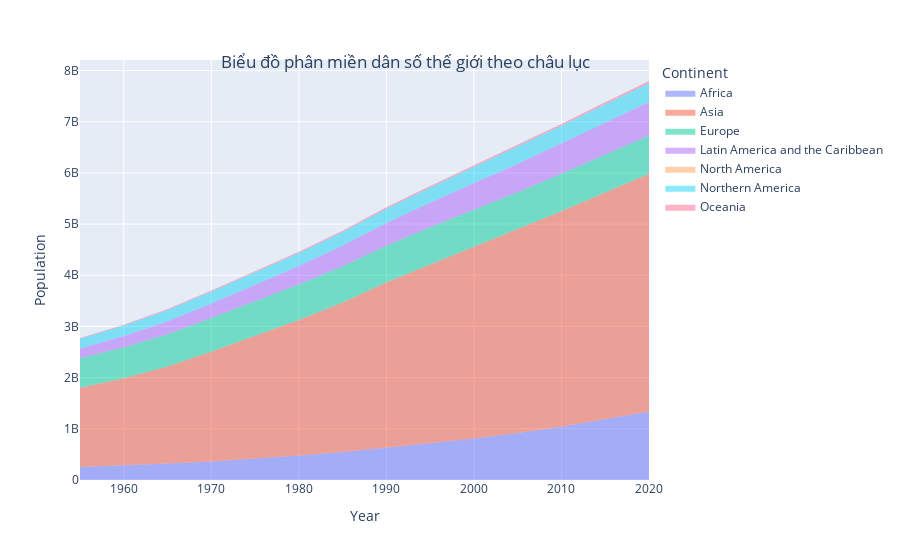

Notebook code cell kept with this figure:
### Markdown cell above
Bên cạnh việc thể hiện tổng dân số thế giới theo châu lục, ta biểu thị sự thay đổi dân số theo năm trên cùng một biểu đồ miền.

### Code cell
continent_df=df.sort_values(by=['Continent'],ascending=True)[['Year','Population','Continent']].groupby(['Year','Continent'],group_keys=True).sum().reset_index()
fig = px.area(continent_df, x="Year", y="Population", color="Continent", line_group="Continent")
for i in range(len(fig['data'])):
  fig['data'][i]['line']['width']=0
fig.update_layout(
    title={
        'text': "Biểu đồ phân miền dân số thế giới theo châu lục",
        'y':0.9,
        'x':0.45,
        'xanchor': 'center',
        'yanchor': 'top'})

fig.write_html(f"./3 visualization/2 {fig['layout']['title']['text']}.html")
fig.show()

### Figure 1 — Plotly figure (JSON) as saved in the notebook; plotly's stock layout.template omitted (floating-point values rounded to 4 significant figures)
{"data": [{"fillpattern": {"shape": ""}, "hovertemplate": "Continent=Africa<br>Year=%{x}<br>Population=%{y}<extra></extra>", "legendgroup": "Africa", "line": {"color": "#636efa", "width": 0}, "marker": {"symbol": "circle"}, "mode": "lines", "name": "Africa", "orientation": "v", "showlegend": true, "stackgroup": "1", "type": "scatter", "x": [1955, 1960, 1965, 1970, 1975, 1980, 1985, 1990, 1995, 2000, 2005, 2010, 2015, 2016, 2017, 2018, 2019, 2020], "xaxis": "x", "y": [252748903, 283361209, 320147257, 363447518, 414674688, 476386273, 548626148, 630349639, 717270078, 810984226, 916154288, 1039304033, 1182438784, 1213040521, 1244222267, 1275920972, 1308064195, 1340598147], "yaxis": "y"}, {"fillpattern": {"shape": ""}, "hovertemplate": "Continent=Asia<br>Year=%{x}<br>Population=%{y}<extra></extra>", "legendgroup": "Asia", "line": {"color": "#EF553B", "width": 0}, "marker": {"symbol": "circle"}, "mode": "lines", "name": "Asia", "orientation": "v", "showlegend": true, "stackgroup": "1", "type": "scatter", "x": [1955, 1960, 1965, 1970, 1975, 1980, 1985, 1990, 1995, 2000, 2005, 2010, 2015, 2016, 2017, 2018, 2019, 2020], "xaxis": "x", "y": [1549041895, 1705041051, 1894974284, 2142480330, 2401171440, 2649578300, 2921173176, 3226098962, 3493086983, 3741263381, 3977986502, 4209593693, 4433475358, 4476607853, 4519040027, 4560667108, 4601371198, 4641054775], "yaxis": "y"}, {"fillpattern": {"shape": ""}, "hovertemplate": "Continent=Europe<br>Year=%{x}<br>Population=%{y}<extra></extra>", "legendgroup": "Europe", "line": {"color": "#00cc96", "width": 0}, "marker": {"symbol": "circle"}, "mode": "lines", "name": "Europe", "orientation": "v", "showlegend": true, "stackgroup": "1", "type": "scatter", "x": [1955, 1960, 1965, 1970, 1975, 1980, 1985, 1990, 1995, 2000, 2005, 2010, 2015, 2016, 2017, 2018, 2019, 2020], "xaxis": "x", "y": [576678796, 605406980, 634783204, 656919379, 676895467, 693566517, 707584266, 720858450, 726994464, 725558036, 729287846, 736412989, 743059035, 744268827, 745414735, 746419440, 747182751, 747636026], "yaxis": "y"}, {"fillpattern": {"shape": ""}, "hovertemplate": "Continent=Latin America and the Caribbean<br>Year=%{x}<br>Population=%{y}<extra></extra>", "legendgroup": "Latin America and the Caribbean", "line": {"color": "#ab63fa", "width": 0}, "marker": {"symbol": "circle"}, "mode": "lines", "name": "Latin America and the Caribbean", "orientation": "v", "showlegend": true, "stackgroup": "1", "type": "scatter", "x": [1955, 1960, 1965, 1970, 1975, 1980, 1985, 1990, 1995, 2000, 2005, 2010, 2015, 2016, 2017, 2018, 2019, 2020], "xaxis": "x", "y": [192724974, 220467394, 252453574, 286673362, 322774579, 361250123, 402020289, 442834722, 483011898, 521828877, 557492479, 591343154, 623924475, 630134807, 636223339, 642206866, 648111110, 653952454], "yaxis": "y"}, {"fillpattern": {"shape": ""}, "hovertemplate": "Continent=North America<br>Year=%{x}<br>Population=%{y}<extra></extra>", "legendgroup": "North America", "line": {"color": "#FFA15A", "width": 0}, "marker": {"symbol": "circle"}, "mode": "lines", "name": "North America", "orientation": "v", "showlegend": true, "stackgroup": "1", "type": "scatter", "x": [1955, 1960, 1965, 1970, 1975, 1980, 1985, 1990, 1995, 2000, 2005, 2010, 2015, 2016, 2017, 2018, 2019, 2020], "xaxis": "x", "y": [2245, 2304, 2382, 2343, 2610, 3082, 3368, 5339, 6367, 7427, 8553, 9234, 9693, 9748, 9784, 9816, 9847, 9877], "yaxis": "y"}, {"fillpattern": {"shape": ""}, "hovertemplate": "Continent=Northern America<br>Year=%{x}<br>Population=%{y}<extra></extra>", "legendgroup": "Northern America", "line": {"color": "#19d3f3", "width": 0}, "marker": {"symbol": "circle"}, "mode": "lines", "name": "Northern America", "orientation": "v", "showlegend": true, "stackgroup": "1", "type": "scatter", "x": [1955, 1960, 1965, 1970, 1975, 1980, 1985, 1990, 1995, 2000, 2005, 2010, 2015, 2016, 2017, 2018, 2019, 2020], "xaxis": "x", "y": [187430408, 204649165, 219454181, 230991858, 242251508, 254007123, 266363451, 279785259, 294453542, 312426773, 327287151, 343287419, 357031048, 359524647, 361942268, 364295996, 366600964, 368869647], "yaxis": "y"}, {"fillpattern": {"shape": ""}, "hovertemplate": "Continent=Oceania<br>Year=%{x}<br>Population=%{y}<extra></extra>", "legendgroup": "Oceania", "line": {"color": "#FF6692", "width": 0}, "marker": {"symbol": "circle"}, "mode": "lines", "name": "Oceania", "orientation": "v", "showlegend": true, "stackgroup": "1", "type": "scatter", "x": [1955, 1960, 1965, 1970, 1975, 1980, 1985, 1990, 1995, 2000, 2005, 2010, 2015, 2016, 2017, 2018, 2019, 2020], "xaxis": "x", "y": [14525949, 16168376, 17935139, 20109036, 21919359, 23442659, 25420682, 27619158, 29737050, 31802476, 34082365, 37273749, 40272796, 40853244, 41427945, 41996329, 42557706, 43111704], "yaxis": "y"}], "layout": {"legend": {"title": {"text": "Continent"}, "tracegroupgap": 0}, "margin": {"t": 60}, "title": {"text": "Biểu đồ phân miền dân số thế giới theo châu lục", "x": 0.45, "xanchor": "center", "y": 0.9, "yanchor": "top"}, "xaxis": {"anchor": "y", "domain": [0, 1], "title": {"text": "Year"}}, "yaxis": {"anchor": "x", "domain": [0, 1], "title": {"text": "Population"}}}}
